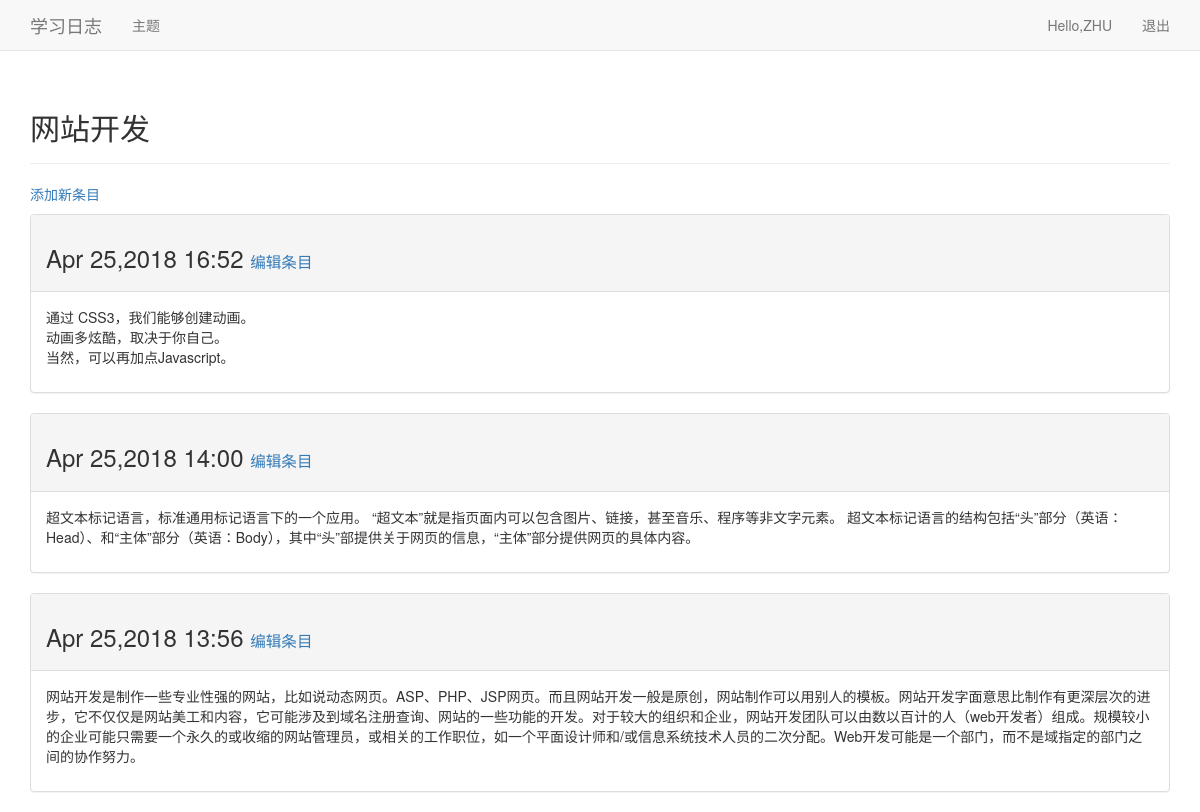
/topics/2/ (signed in), run on the app's committed database.
### learning_logs/models.py (models this page shows, shortened)
class Topic(models.Model):
    text = models.CharField(max_length=200)
    date_added=models.DateTimeField(auto_now_add=True)
    owner = models.ForeignKey(User,on_delete=models.CASCADE)#注意这里的on_delete方法是书上没有的
    def __str__(self):
        return self.text

class Entry(models.Model):
    topic = models.ForeignKey(Topic,on_delete=models.CASCADE)
    text = models.CharField(max_length=500)
    date_added = models.DateTimeField(auto_now_add=True)
    class Meta:
        verbose_name_plural = 'entries'

### learning_logs/views.py (the view)
# urls.py: re_path(r'^topics/(?P<topic_id>\d+)/$', views.topic, name='topic'),
@login_required
def topic(request,topic_id):
    topic=Topic.objects.get(id=topic_id)#获得topic
    if topic.owner != request.user:
        raise Http404
    entries=topic.entry_set.order_by('-date_added')
    context={'topic':topic,'entries':entries}
    return render(request, 'learning_logs/topic.html', context)

### learning_logs/templates/learning_logs/topic.html
{% extends 'learning_logs/base.html' %}
{% block header %}
<h2>{{ topic }}</h2>
{% endblock header %}
{% block content %}
<p><a href="{% url 'learning_logs:new_entry' topic.id %}">添加新条目</a></p>
{% for i in entries %}
    <div class="panel panel-default">
        <div class="panel-heading">
            <h3>
                {{ i.date_added|date:'M d,Y H:i' }}
                <small>
                    <a href="{% url 'learning_logs:edit_entry' i.id %}">编辑条目</a>
                </small>
            </h3>
        </div>
        <div class="panel-body">
        {{ i.text|linebreaks }}
        </div>
    </div>
{% empty %}
    <li>还没有任何的条目被添加~</li>
{% endfor %}
{% endblock content %}

### learning_logs/templates/learning_logs/base.html (shortened to what this page needs)
{% load bootstrap3 %}
<!DOCTYPE html>
<html lang="en">
<head>
    {% bootstrap_css %}
</head>
<body>
<nav class="navbar navbar-default navbar-static-top">
    <div class="container">
        <div class="navbar-header">
            <a class="navbar-brand" href="{% url 'learning_logs:index' %}">学习日志</a>
        </div>
        <div id="navbar" class="navbar-collapse collapse">
            <ul class="nav navbar-nav">
                <li><a href="{% url 'learning_logs:topics' %}">主题</a></li>
            </ul>
            <ul class="nav navbar-nav navbar-right">
                {% if user.is_authenticated %}
                <li ><a>Hello,{{ user.username }}</a></li>
                <li><a href="{% url 'users:logout' %}">退出</a></li>
                {% else %}
                <li><a href="{% url 'users:login' %}">登录</a></li>
                <li><a href="{% url 'users:register' %}">注册</a></li>
                {% endif %}
            </ul>
        </div>
    </div>
</nav>
<div class="container">
    <div class="page-header">
        {% block header %}{% endblock header %}
    </div>
    <div>
        {% block content %}{% endblock content %}
    </div>
</div>
</body>
</html>

### data on the page
Topic: text "网站开发"
Entry: date_added "Apr 25,2018 16:52", text "通过 CSS3，我们能够创建动画。 动画多炫酷，取决于你自己。 当然，可以再加点Javascript。"
Entry: date_added "Apr 25,2018 14:00", text "超文本标记语言，标准通用标记语言下的一个应用。 “超文本”就是指页面内可以包含图片、链接，甚至音乐、程序等非文字元素。 超文本标记语言的结构包括“头”部分（英语：Head）、和“主体”部分（英语：Body），其中“头”部提供关于网页的信息，“主体”部分提供网页的具体内容。"
Entry: date_added "Apr 25,2018 13:56", text "网站开发是制作一些专业性强的网站，比如说动态网页。ASP、PHP、JSP网页。而且网站开发一般是原创，网站制作可以用别人的模板。网站开发字面意思比制作有更深层次的进步，它不仅仅是网站美工和内容，它可能涉及到域名注册查询、网站的一些功能的开发。对于较大的组织和企业，网站开发团队可以由数以百计的人（web开发者）组成。规模较小的企业可能只需要一个永久的或收缩的网站管理员，或相关的工作职位，如一个平面设计师和/或信息系统技术人员的二次分配。Web开发可能是一个部门，而不是域指定的部门之间的协作努力。"

### other printed values
{{ user.username }} "ZHU"
